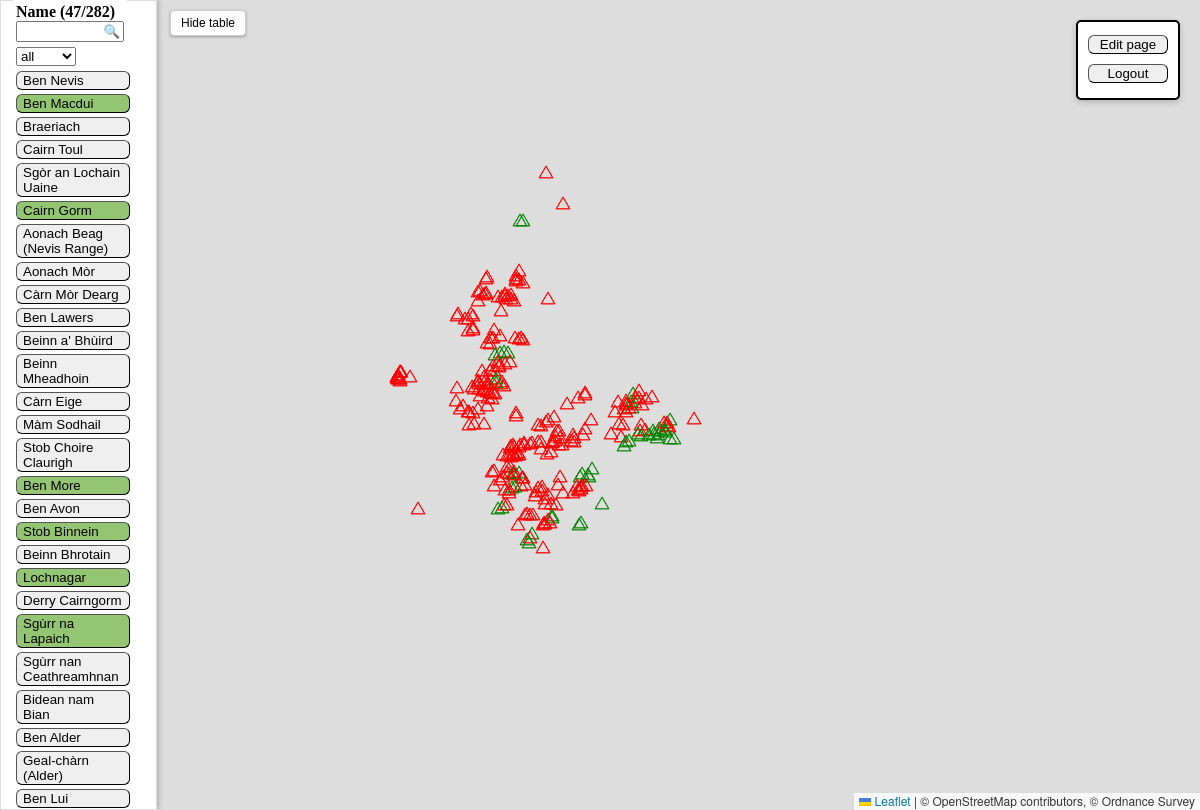
The app's page /matthew/view (signed in) with its own data.
### tables this page shows
CREATE TABLE munros (
                    munro_id TEXT PRIMARY KEY,
                    name TEXT UNIQUE,
                    region TEXT,
                    height TEXT,
                    description TEXT,
                    whl_url TEXT,
                    latitude FLOAT,
                    longitude FLOAT
                );

CREATE TABLE bags (
                        user_id INTEGER NOT NULL,
                        munro_id INTEGER NOT NULL,
                        date TEXT NOT NULL,
                        distance TEXT,
                        friends TEXT,
                        notes TEXT,
                        FOREIGN KEY (user_id) REFERENCES users(user_id),
                        FOREIGN KEY (munro_id) REFERENCES munros(munro_id)
                        );

### app.py (the view)
@app.route("/<user>/view")
def user_profile_view(user):
    conn = sqlite3.connect("database.db")
    cursor = conn.cursor()
    cursor.execute(f"""SELECT COUNT(*) FROM users WHERE user_name = '{user}';""")
    count = cursor.fetchone()[0]
    conn.commit()
    conn.close()
    if count == 0:
        return render_template("lost_map.html")
    log_data, bag_total = get_user_complete_log(user)
    return render_template("user_map_view.html", log_data=log_data, user=user, bag_total=bag_total)

### routes/munro_data.py (called while the page is built)
def get_user_complete_log(user_name):
    import sqlite3
    import pandas as pd
    db_file = "database.db"
    conn = sqlite3.connect("database.db")
    df = pd.read_sql_query(f"SELECT * FROM munros", conn)
    complete_log_query = f"""SELECT m.munro_id, m.name, m.region, m.height, m.description, m.whl_url, m.latitude, m.longitude, b.user_id, b.date, b.distance, b.friends, b.notes
                        FROM munros m
                        LEFT JOIN users u
                        ON u.user_name = '{user_name}'
                        LEFT JOIN bags b
                        ON m.munro_id = b.munro_id
                        AND b.user_id = u.user_id;
                """
    bags_df  = pd.read_sql(complete_log_query, conn)
    conn.close()
    bag_data = bags_df.to_dict(orient='records')
    bag_total = str(len(bags_df[~bags_df["date"].isnull()]))
    return bag_data, bag_total

### templates/user_map_view.html (shortened to what this page needs)
<!DOCTYPE html>
<html>
<head>
  <link rel="stylesheet" href="/static/css/styles.css">
  <link rel="stylesheet" href="https://unpkg.com/leaflet@1.9.4/dist/leaflet.css"
/>
</head>
<body>
<div id="map"></div>
<div id="table_layer">
  <table id="mountainTable">
    <colgroup><col style="width: 120px"></colgroup>
    <thead id="tableHeader" style="position: fixed; top: 0; background: white; z-index: 1000;">
      <th style="text-align: left;">
        Name ({{ bag_total }}/282)<br>
        <input type="text" id="searchInput" placeholder="🔍" style="width: 100px; text-align: left;">
        <div style="padding-top:5px; display:flex; align-items:center; gap:10px;">
          <select style="width: 60px;" id="idFilter">
            <option value="">all</option>
          </select>
        </div>
      </th>
    <tbody style="display:block; margin-top: 55px;">
      {% for loc in log_data %}
        <tr>
            {% if loc.date is none %}
            <td id="gap" data-munro-id="{{loc.munro_id}}">
              <button onclick="goToLocation({{ loc.latitude }}, {{ loc.longitude }})">
              {{ loc.name }}
            </button>
            {% else %}
            <td id="{{loc.date[:4]}}" data-munro-id="{{loc.munro_id}}">
            <button style = "background-color: #93C572;"
                  onclick="goToLocation({{ loc.latitude }}, {{ loc.longitude }})">
              {{ loc.name }}
            </button>
            {% endif %}
          </td>
        </tr>
      {% endfor %}
    </tbody>
  </table>
</div>
<button id="toggleSidebar">Hide table</button>
<div id="navigate">
  <button style="width: 80px; margin-top: 10px;text-align: center;"onclick="window.location.href='/{{ user }}/edit'">Edit page</button>
  <button style="width: 80px; margin-top: 10px; text-align: center;" onclick="window.location.href='{{ url_for('logout') }}'">Logout</button>
</div>
</body>
</html>

### static/css/styles.css (style rules this page uses)
html, body { height: 100%; margin: 0; overflow: hidden; }
#map { position: absolute; top:0; left:0; width:100%; height:100%; z-index:0; }
#table_layer { display: block; position: absolute; top: 0; left: 0; width: 135px; height: 98.5dvh; background: rgba(255, 255, 255, 0.95); border: 1px solid #ddd; z-index: 1000; overflow-y: auto; padding: 10px; box-shadow: 2px 0 5px rgba(0,0,0,0.2); transition: transform 0.5s ease; }
#mountainTable td button { cursor: pointer; text-align: left; vertical-align: top; white-space: normal; width: 100%; }
#searchInput::placeholder { text-align: right; }
#toggleSidebar { position: absolute; top: 10px; left: 170px; z-index: 1100; padding: 5px 10px; background-color: #fff; border: 1px solid #ccc; border-radius: 4px; cursor: pointer; font-size: 12px; box-shadow: 0 1px 3px rgba(0,0,0,0.3); transition: left 0.5s ease; }
button { border-radius: 6px; border-width: 1px; border-color: black; cursor: pointer; background-color: D8D8D8; }
#navigate { position: fixed; top: 20px; right: 20px; padding: 3px 10px; background-color: white; color: black; border: 2px solid black; border-radius: 5px; box-shadow: 0 2px 6px rgba(0,0,0,0.2); text-align: center; width: 80px; height: 70px; }

### records on screen
munros: name "Ben Nevis"
bags: name "Ben Macdui"
munros: name "Braeriach"
munros: name "Cairn Toul"
munros: name "Sgòr an Lochain Uaine"
bags: name "Cairn Gorm"
munros: name "Aonach Beag (Nevis Range)"
munros: name "Aonach Mòr"
munros: name "Càrn Mòr Dearg"
munros: name "Ben Lawers"
munros: name "Beinn a' Bhùird"
munros: name "Beinn Mheadhoin"
munros: name "Càrn Eige"
munros: name "Màm Sodhail"
munros: name "Stob Choire Claurigh"
bags: name "Ben More"
munros: name "Ben Avon"
bags: name "Stob Binnein"
munros: name "Beinn Bhrotain"
bags: name "Lochnagar"
munros: name "Derry Cairngorm"
bags: name "Sgùrr na Lapaich"
munros: name "Sgùrr nan Ceathreamhnan"
munros: name "Bidean nam Bian"
munros: name "Ben Alder"
munros: name "Geal-chàrn (Alder)"
munros: name "Ben Lui"

### other values on screen
{{ bag_total }} "47"
